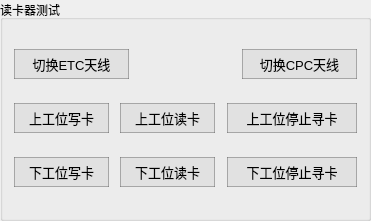
       <widget class="QGroupBox" name="groupBox_23">
        <property name="geometry">
         <rect>
          <x>290</x>
          <y>240</y>
          <width>371</width>
          <height>221</height>
         </rect>
        </property>
        <property name="title">
         <string>读卡器测试</string>
        </property>
        <layout class="QGridLayout" name="gridLayout_22">
         <item row="1" column="0">
          <layout class="QHBoxLayout" name="horizontalLayout_127">
           <item>
            <widget class="QPushButton" name="button_takeETCAntenna_Exit">
             <property name="minimumSize">
              <size>
               <width>115</width>
               <height>30</height>
              </size>
             </property>
             <property name="font">
              <font>
               <pointsize>10</pointsize>
              </font>
             </property>
             <property name="styleSheet">
              <string notr="true">QPushButton{
	border-style:solid;
	border-width:1px;
	color: rgb(0, 0, 0);
	background-color: rgba(225, 225, 225);
	border-color:rgba(100, 100, 100, 120);
}

QPushButton:hover{
	color:rgba(0,0,0,200);
	background-color:rgb(240, 248, 248);
	border-color: rgb(0, 150, 250);
}

QPushButton:pressed{
	border-style:inset;
	color:rgba(0,0,0,150);
	background-color: rgba(225, 225, 225);
	border-color: rgba(0, 163, 245);
}</string>
             </property>
             <property name="text">
              <string>切换ETC天线</string>
             </property>
            </widget>
           </item>
           <item>
            <spacer name="horizontalSpacer_80">
             <property name="orientation">
              <enum>Qt::Horizontal</enum>
             </property>
             <property name="sizeHint" stdset="0">
              <size>
               <width>40</width>
               <height>20</height>
              </size>
             </property>
            </spacer>
           </item>
           <item>
            <widget class="QPushButton" name="button_takeCPCAntenna_Exit">
             <property name="minimumSize">
              <size>
               <width>115</width>
               <height>30</height>
              </size>
             </property>
             <property name="font">
              <font>
               <pointsize>10</pointsize>
              </font>
             </property>
             <property name="styleSheet">
              <string notr="true">QPushButton{
	border-style:solid;
	border-width:1px;
	color: rgb(0, 0, 0);
	background-color: rgba(225, 225, 225);
	border-color:rgba(100, 100, 100, 120);
}

QPushButton:hover{
	color:rgba(0,0,0,200);
	background-color:rgb(240, 248, 248);
	border-color: rgb(0, 150, 250);
}

QPushButton:pressed{
	border-style:inset;
	color:rgba(0,0,0,150);
	background-color: rgba(225, 225, 225);
	border-color: rgba(0, 163, 245);
}</string>
             </property>
             <property name="text">
              <string>切换CPC天线</string>
             </property>
            </widget>
           </item>
          </layout>
         </item>
         <item row="2" column="0">
          <layout class="QHBoxLayout" name="horizontalLayout_128">
           <item>
            <widget class="QPushButton" name="button_upSlotWriteCard_Exit">
             <property name="minimumSize">
              <size>
               <width>95</width>
               <height>30</height>
              </size>
             </property>
             <property name="font">
              <font>
               <pointsize>10</pointsize>
              </font>
             </property>
             <property name="styleSheet">
              <string notr="true">QPushButton{
	border-style:solid;
	border-width:1px;
	color: rgb(0, 0, 0);
	background-color: rgba(225, 225, 225);
	border-color:rgba(100, 100, 100, 120);
}

QPushButton:hover{
	color:rgba(0,0,0,200);
	background-color:rgb(240, 248, 248);
	border-color: rgb(0, 150, 250);
}

QPushButton:pressed{
	border-style:inset;
	color:rgba(0,0,0,150);
	background-color: rgba(225, 225, 225);
	border-color: rgba(0, 163, 245);
}</string>
             </property>
             <property name="text">
              <string>上工位写卡</string>
             </property>
            </widget>
           </item>
           <item>
            <spacer name="horizontalSpacer_81">
             <property name="orientation">
              <enum>Qt::Horizontal</enum>
             </property>
             <property name="sizeHint" stdset="0">
              <size>
               <width>40</width>
               <height>20</height>
              </size>
             </property>
            </spacer>
           </item>
           <item>
            <widget class="QPushButton" name="button_upSlotReadCard_Exit">
             <property name="minimumSize">
              <size>
               <width>95</width>
               <height>30</height>
              </size>
             </property>
             <property name="font">
              <font>
               <pointsize>10</pointsize>
              </font>
             </property>
             <property name="styleSheet">
              <string notr="true">QPushButton{
	border-style:solid;
	border-width:1px;
	color: rgb(0, 0, 0);
	background-color: rgba(225, 225, 225);
	border-color:rgba(100, 100, 100, 120);
}

QPushButton:hover{
	color:rgba(0,0,0,200);
	background-color:rgb(240, 248, 248);
	border-color: rgb(0, 150, 250);
}

QPushButton:pressed{
	border-style:inset;
	color:rgba(0,0,0,150);
	background-color: rgba(225, 225, 225);
	border-color: rgba(0, 163, 245);
}</string>
             </property>
             <property name="text">
              <string>上工位读卡</string>
             </property>
            </widget>
           </item>
           <item>
            <spacer name="horizontalSpacer_82">
             <property name="orientation">
              <enum>Qt::Horizontal</enum>
             </property>
             <property name="sizeHint" stdset="0">
              <size>
               <width>40</width>
               <height>20</height>
              </size>
             </property>
            </spacer>
           </item>
           <item>
            <widget class="QPushButton" name="button_upSlotStop_Exit">
             <property name="minimumSize">
              <size>
               <width>130</width>
               <height>30</height>
              </size>
             </property>
             <property name="font">
              <font>
               <pointsize>10</pointsize>
              </font>
             </property>
             <property name="styleSheet">
              <string notr="true">QPushButton{
	border-style:solid;
	border-width:1px;
	color: rgb(0, 0, 0);
	background-color: rgba(225, 225, 225);
	border-color:rgba(100, 100, 100, 120);
}

QPushButton:hover{
	color:rgba(0,0,0,200);
	background-color:rgb(240, 248, 248);
	border-color: rgb(0, 150, 250);
}

QPushButton:pressed{
	border-style:inset;
	color:rgba(0,0,0,150);
	background-color: rgba(225, 225, 225);
	border-color: rgba(0, 163, 245);
}</string>
             </property>
             <property name="text">
              <string>上工位停止寻卡</string>
             </property>
            </widget>
           </item>
          </layout>
         </item>
         <item row="3" column="0">
          <layout class="QHBoxLayout" name="horizontalLayout_129">
           <item>
            <widget class="QPushButton" name="button_downSlotWriteCard_Exit">
             <property name="minimumSize">
              <size>
               <width>95</width>
               <height>30</height>
              </size>
             </property>
             <property name="font">
              <font>
               <pointsize>10</pointsize>
              </font>
             </property>
             <property name="styleSheet">
              <string notr="true">QPushButton{
	border-style:solid;
	border-width:1px;
	color: rgb(0, 0, 0);
	background-color: rgba(225, 225, 225);
	border-color:rgba(100, 100, 100, 120);
}

QPushButton:hover{
	color:rgba(0,0,0,200);
	background-color:rgb(240, 248, 248);
	border-color: rgb(0, 150, 250);
}

QPushButton:pressed{
	border-style:inset;
	color:rgba(0,0,0,150);
	background-color: rgba(225, 225, 225);
	border-color: rgba(0, 163, 245);
}</string>
             </property>
             <property name="text">
              <string>下工位写卡</string>
             </property>
            </widget>
           </item>
           <item>
            <spacer name="horizontalSpacer_83">
             <property name="orientation">
              <enum>Qt::Horizontal</enum>
             </property>
             <property name="sizeHint" stdset="0">
              <size>
               <width>40</width>
               <height>20</height>
              </size>
             </property>
            </spacer>
           </item>
           <item>
            <widget class="QPushButton" name="button_downSlotReadCard_Exit">
             <property name="minimumSize">
              <size>
               <width>95</width>
               <height>30</height>
              </size>
             </property>
             <property name="font">
              <font>
               <pointsize>10</pointsize>
              </font>
             </property>
             <property name="styleSheet">
              <string notr="true">QPushButton{
	border-style:solid;
	border-width:1px;
	color: rgb(0, 0, 0);
	background-color: rgba(225, 225, 225);
	border-color:rgba(100, 100, 100, 120);
}

QPushButton:hover{
	color:rgba(0,0,0,200);
	background-color:rgb(240, 248, 248);
	border-color: rgb(0, 150, 250);
}

QPushButton:pressed{
	border-style:inset;
	color:rgba(0,0,0,150);
	background-color: rgba(225, 225, 225);
	border-color: rgba(0, 163, 245);
}</string>
             </property>
             <property name="text">
              <string>下工位读卡</string>
             </property>
            </widget>
           </item>
           <item>
            <spacer name="horizontalSpacer_84">
             <property name="orientation">
              <enum>Qt::Horizontal</enum>
             </property>
             <property name="sizeHint" stdset="0">
              <size>
               <width>40</width>
               <height>20</height>
              </size>
             </property>
            </spacer>
           </item>
           <item>
            <widget class="QPushButton" name="button_downSlotStop_Exit">
             <property name="minimumSize">
              <size>
               <width>130</width>
               <height>30</height>
              </size>
             </property>
             <property name="font">
              <font>
               <pointsize>10</pointsize>
              </font>
             </property>
             <property name="styleSheet">
              <string notr="true">QPushButton{
	border-style:solid;
	border-width:1px;
	color: rgb(0, 0, 0);
	background-color: rgba(225, 225, 225);
	border-color:rgba(100, 100, 100, 120);
}

QPushButton:hover{
	color:rgba(0,0,0,200);
	background-color:rgb(240, 248, 248);
	border-color: rgb(0, 150, 250);
}

QPushButton:pressed{
	border-style:inset;
	color:rgba(0,0,0,150);
	background-color: rgba(225, 225, 225);
	border-color: rgba(0, 163, 245);
}</string>
             </property>
             <property name="text">
              <string>下工位停止寻卡</string>
             </property>
            </widget>
           </item>
          </layout>
         </item>
        </layout>
       </widget>
